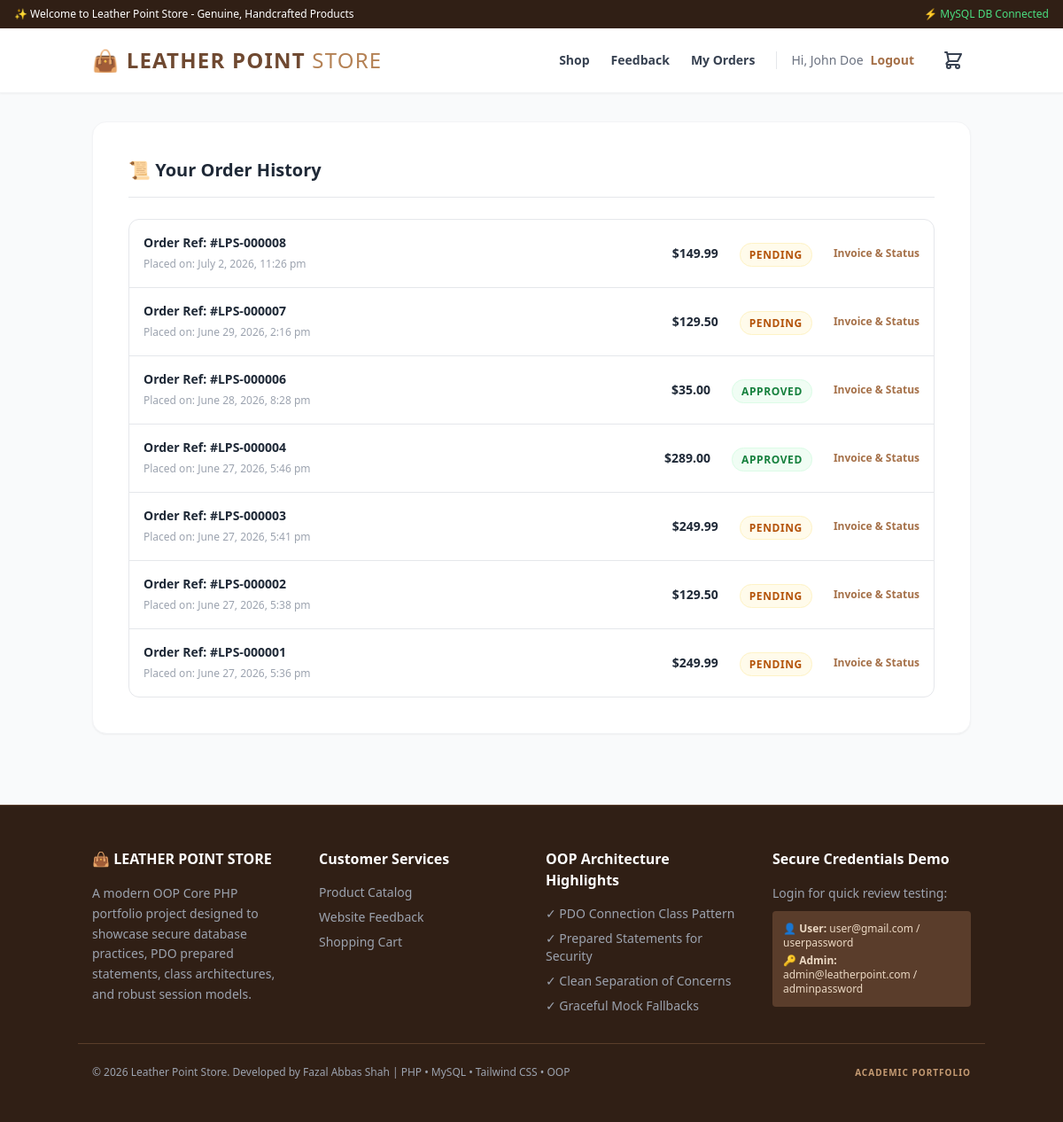
Page /order-status.php (signed in) on the earlier database version.
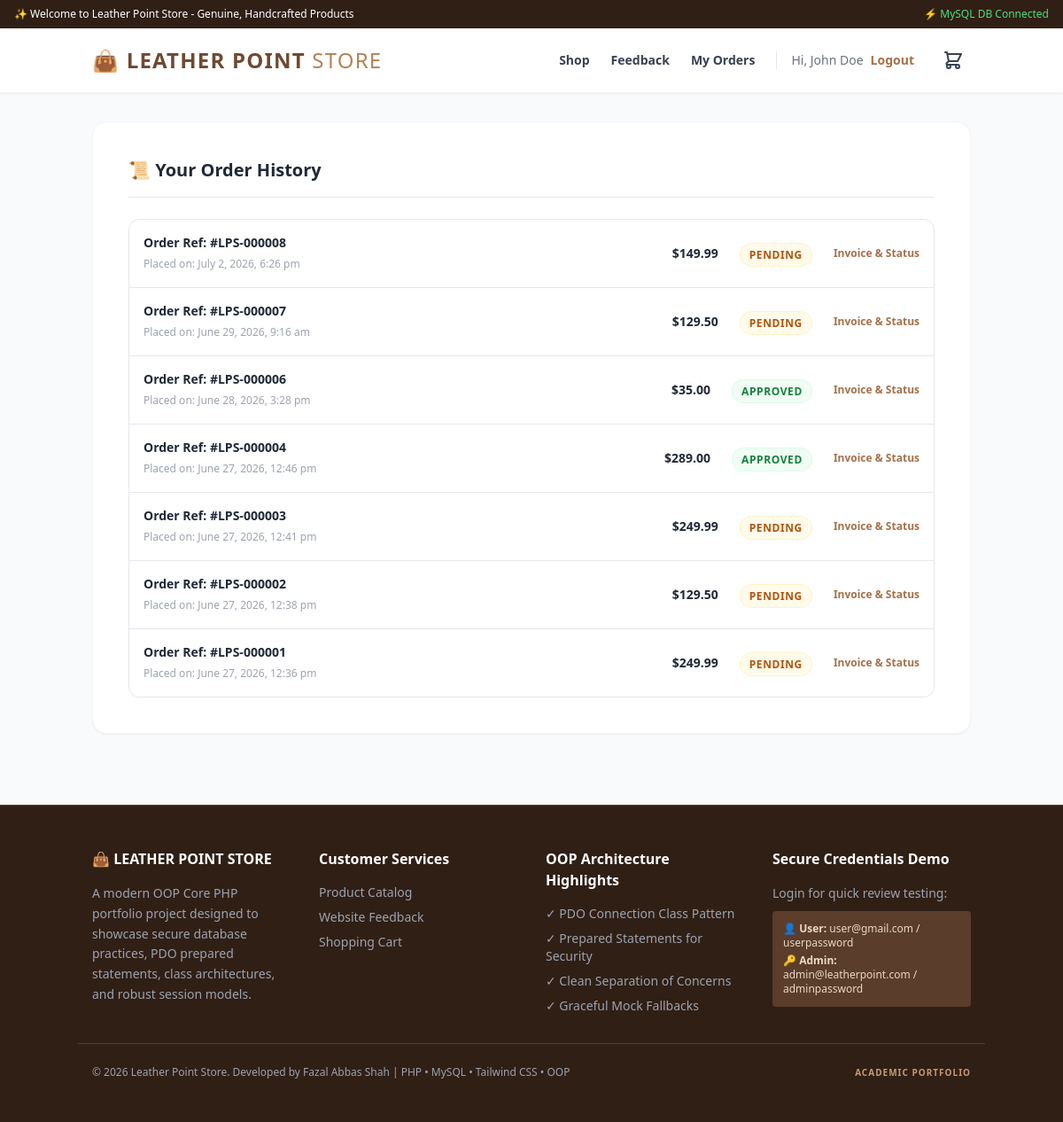
Same page on the later database version.
### tables this page shows
CREATE TABLE `orders` (
  `id` int(11) NOT NULL,
  `user_id` int(11) NOT NULL,
  `total_amount` decimal(10,2) NOT NULL,
  `payment_method` enum('credit_card','cod') NOT NULL,
  `status` enum('pending','approved','canceled') DEFAULT 'pending',
  `shipping_address` text NOT NULL,
  `phone` varchar(20) NOT NULL,
  `email` varchar(150) NOT NULL,
  `created_at` timestamp NOT NULL DEFAULT current_timestamp()
);

### classes/Order.php (called while the page is built, shortened)
<?php
class Order {
    private $conn;
    public function __construct($db) {
        $this->conn = $db;
    }
    public function getUserOrders($user_id) {
        $query = "SELECT * FROM orders WHERE user_id = :user_id ORDER BY created_at DESC";
        $stmt = $this->conn->prepare($query);
        $stmt->bindParam(":user_id", $user_id);
        $stmt->execute();
        return $stmt->fetchAll();
    }
}
?>

### order-status.php (the view, shortened to what this page needs)
<?php
require_once "includes/header.php";
$order_history = [];
if ($db_connected) {
    $order_history = $orderObj->getUserOrders($_SESSION['user_id']);
} else {
    foreach ($_SESSION['mock_orders'] as $ord) {
        if ($ord['user_id'] == $_SESSION['user_id']) {
            $order_history[] = $ord;
        }
    }
}
?>
<div class="space-y-12">
    <div class="bg-white p-6 sm:p-10 rounded-2xl border border-gray-100 shadow-sm">
        <h2 class="text-xl font-bold text-gray-800 border-b pb-4 mb-6">📜 Your Order History</h2>
        <?php if (empty($order_history)): ?>
            <div class="text-center py-8 text-gray-500 text-sm">
                No orders found under this account. Explore our leather items and place an order!
            </div>
        <?php else: ?>
            <div class="border rounded-xl overflow-hidden divide-y">
                <?php foreach($order_history as $ord): ?>
                    <div class="p-4 flex flex-col sm:flex-row justify-between items-center gap-4 hover:bg-gray-50 transition">
                        <div>
                            <span class="block font-bold text-gray-800 text-sm">Order Ref: #LPS-<?php echo str_pad($ord['id'], 6, "0", STR_PAD_LEFT); ?></span>
                            <span class="text-xs text-gray-400">Placed on: <?php echo date("F j, Y, g:i a", strtotime($ord['created_at'])); ?></span>
                        </div>
                        <div class="flex items-center gap-6">
                            <span class="font-black text-gray-800 text-sm">$<?php echo number_format($ord['total_amount'], 2); ?></span>
                            <div>
                                <?php if ($ord['status'] === 'approved'): ?>
                                    <span class="bg-green-50 text-green-700 px-2.5 py-1 rounded-full text-xs font-semibold border border-green-100 uppercase tracking-wider">Approved</span>
                                <?php elseif ($ord['status'] === 'canceled'): ?>
                                    <span class="bg-red-50 text-red-700 px-2.5 py-1 rounded-full text-xs font-semibold border border-red-100 uppercase tracking-wider">Canceled</span>
                                <?php else: ?>
                                    <span class="bg-amber-50 text-amber-700 px-2.5 py-1 rounded-full text-xs font-semibold border border-amber-100 uppercase tracking-wider">Pending</span>
                                <?php endif; ?>
                            </div>
                            <a href="order-status.php?id=<?php echo $ord['id']; ?>" class="text-xs font-bold text-leather-600 hover:underline">Invoice & Status</a>
                        </div>
                    </div>
                <?php endforeach; ?>
            </div>
        <?php endif; ?>
    </div>
</div>
<?php require_once "includes/footer.php"; ?>

### includes/header.php (shortened to what this page needs)
<?php
require_once __DIR__ . "/../classes/Order.php";
$database = new Database();
$db = $database->getConnection();
$db_connected = ($db !== null);
$orderObj = new Order($db);
?>
<!DOCTYPE html>
<html lang="en">
<head>
    <script src="https://cdn.tailwindcss.com"></script>
</head>
<body class="bg-gray-50 flex flex-col min-h-screen">
    <div class="bg-leather-950 text-white text-xs py-2 px-4 flex justify-between items-center">
        <div>✨ Welcome to Leather Point Store - Genuine, Handcrafted Products</div>
        <div class="flex gap-4">
            <?php if (!$db_connected): ?>
                <span class="text-amber-400 font-semibold animate-pulse">⚠️ MOCK DEMO MODE (No DB)</span>
            <?php else: ?>
                <span class="text-green-400">⚡ MySQL DB Connected</span>
            <?php endif; ?>
        </div>
    </div>
    <header class="bg-white border-b border-gray-100 shadow-sm sticky top-0 z-50">
        <div class="container mx-auto px-4 py-4 flex flex-col sm:flex-row justify-between items-center gap-4">
            <a href="index.php" class="flex items-center gap-2">
                <span class="text-2xl font-black uppercase tracking-wider text-leather-800">
                    👜 Leather Point <span class="text-leather-500 font-light">Store</span>
                </span>
            </a>
            <nav class="flex items-center gap-6 text-sm font-semibold text-gray-700">
                <a href="index.php" class="hover:text-leather-600 transition">Shop</a>
                <a href="feedback.php" class="hover:text-leather-600 transition">Feedback</a>
                <?php if (isset($_SESSION['user_id'])): ?>
                    <a href="order-status.php" class="hover:text-leather-600 transition">My Orders</a>
                    <div class="flex items-center gap-2 border-l pl-4 border-gray-200">
                        <span class="text-gray-500 font-normal">Hi, <?php echo htmlspecialchars($_SESSION['user_name']); ?></span>
                        <a href="logout.php" class="text-leather-600 hover:text-leather-800 hover:underline">Logout</a>
                    </div>
                <?php else: ?>
                    <a href="login.php" class="hover:text-leather-600 transition">Login</a>
                    <a href="register.php" class="bg-leather-700 text-white px-4 py-2 rounded hover:bg-leather-800 transition shadow-sm">Register</a>
                <?php endif; ?>
                <a href="cart.php" class="relative p-2 text-gray-700 hover:text-leather-600 transition">
                </a>
            </nav>
        </div>
    </header>
    <main class="flex-grow container mx-auto px-4 py-8">

### includes/footer.php
    </main>
    <footer class="bg-leather-950 text-gray-400 py-12 border-t border-leather-900 mt-12 text-sm">
        <div class="container mx-auto px-4 grid grid-cols-1 md:grid-cols-4 gap-8">
            <div>
                <h4 class="text-white font-semibold text-base mb-4">👜 LEATHER POINT STORE</h4>
                <p class="leading-relaxed">A modern OOP Core PHP portfolio project designed to showcase secure database practices, PDO prepared statements, class architectures, and robust session models.</p>
            </div>
            <div>
                <h4 class="text-white font-semibold text-base mb-4">Customer Services</h4>
                <ul class="space-y-2">
                    <li><a href="index.php" class="hover:text-white transition">Product Catalog</a></li>
                    <li><a href="feedback.php" class="hover:text-white transition">Website Feedback</a></li>
                    <li><a href="cart.php" class="hover:text-white transition">Shopping Cart</a></li>
                </ul>
            </div>
            <div>
                <h4 class="text-white font-semibold text-base mb-4">OOP Architecture Highlights</h4>
                <ul class="space-y-2">
                    <li>✓ PDO Connection Class Pattern</li>
                    <li>✓ Prepared Statements for Security</li>
                    <li>✓ Clean Separation of Concerns</li>
                    <li>✓ Graceful Mock Fallbacks</li>
                </ul>
            </div>
            <div>
                <h4 class="text-white font-semibold text-base mb-4">Secure Credentials Demo</h4>
                <p class="leading-relaxed mb-2">Login for quick review testing:</p>
                <div class="bg-leather-900 p-3 rounded text-xs text-leather-200 space-y-1">
                    <div>👤 <strong>User:</strong> user@gmail.com / userpassword</div>
                    <div>🔑 <strong>Admin:</strong> admin@leatherpoint.com / adminpassword</div>
                </div>
            </div>
        </div>
        <div class="container mx-auto px-4 border-t border-leather-900 mt-8 pt-6 text-center text-xs flex justify-between items-center">
            <div>&copy; <?php echo date("Y"); ?> Leather Point Store. Developed by Fazal Abbas Shah | PHP • MySQL • Tailwind CSS • OOP</div>
            <div class="text-leather-400 font-semibold uppercase tracking-widest text-[10px]">Academic Portfolio </div>
        </div>
    </footer>
</body>
</html>

Differences in the rows shown:
changed orders "000008": created_at "July 2, 2026, 11:26 pm" → "July 2, 2026, 6:26 pm"
changed orders "000007": created_at "June 29, 2026, 2:16 pm" → "June 29, 2026, 9:16 am"
changed orders "000006": created_at "June 28, 2026, 8:28 pm" → "June 28, 2026, 3:28 pm"
changed orders "000004": created_at "June 27, 2026, 5:46 pm" → "June 27, 2026, 12:46 pm"
changed orders "000003": created_at "June 27, 2026, 5:41 pm" → "June 27, 2026, 12:41 pm"
changed orders "000002": created_at "June 27, 2026, 5:38 pm" → "June 27, 2026, 12:38 pm"
changed orders "000001": created_at "June 27, 2026, 5:36 pm" → "June 27, 2026, 12:36 pm"
